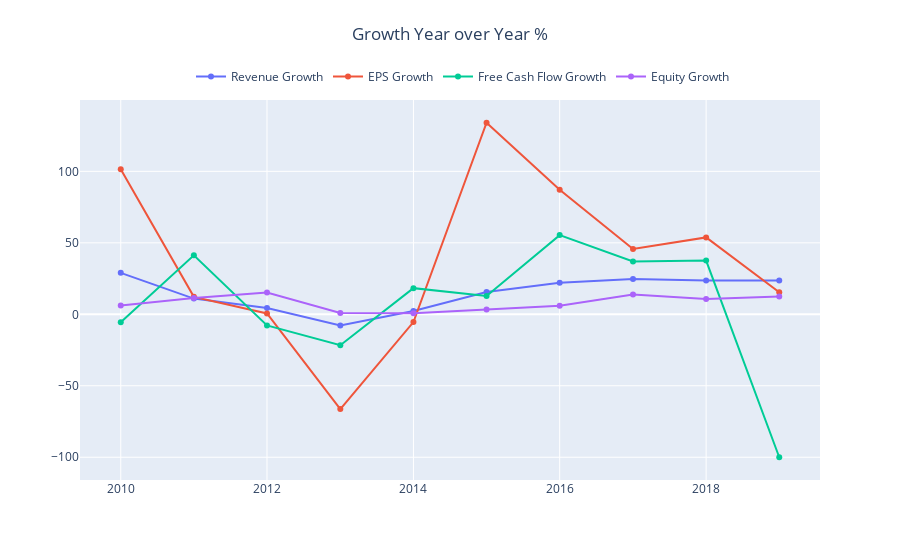

Notebook code cell kept with this figure:
### Markdown cell above
# Add plots to the figure with loop

### Code cell
import plotly.graph_objects as go

fig = go.Figure()

for column in analysis_columns:
    fig.add_trace(go.Scatter(y=df[column], x=df.index, name=column))

fig.update_layout(legend_orientation="h")
fig.update_layout(legend={'x':.15, 'y':1.1})
fig.update_layout(title={'text': "Growth Year over Year %", 'y':0.95, 'x':0.5})
fig.show()

### Figure 1 — Plotly figure (JSON) as saved in the notebook; plotly's stock layout.template omitted (floating-point values rounded to 4 significant figures)
{"data": [{"name": "Revenue Growth", "type": "scatter", "x": ["2010-01-01T00:00:00", "2011-01-01T00:00:00", "2012-01-01T00:00:00", "2013-01-01T00:00:00", "2014-01-01T00:00:00", "2015-01-01T00:00:00", "2016-01-01T00:00:00", "2017-01-01T00:00:00", "2018-01-01T00:00:00", "2019-01-01T00:00:00"], "y": [29, 11, 4.4, -7.9, 2.3, 15.6, 22.1, 24.7, 23.7, 23.7]}, {"name": "EPS Growth", "type": "scatter", "x": ["2010-01-01T00:00:00", "2011-01-01T00:00:00", "2012-01-01T00:00:00", "2013-01-01T00:00:00", "2014-01-01T00:00:00", "2015-01-01T00:00:00", "2016-01-01T00:00:00", "2017-01-01T00:00:00", "2018-01-01T00:00:00", "2019-01-01T00:00:00"], "y": [101.4, 12.2, 0.6, -66.3, -5.4, 134, 87.1, 45.7, 53.8, 15.4]}, {"name": "Free Cash Flow Growth", "type": "scatter", "x": ["2010-01-01T00:00:00", "2011-01-01T00:00:00", "2012-01-01T00:00:00", "2013-01-01T00:00:00", "2014-01-01T00:00:00", "2015-01-01T00:00:00", "2016-01-01T00:00:00", "2017-01-01T00:00:00", "2018-01-01T00:00:00", "2019-01-01T00:00:00"], "y": [-5.5, 41.3, -7.8, -21.6, 18.3, 12.8, 55.4, 37, 37.6, -100]}, {"name": "Equity Growth", "type": "scatter", "x": ["2010-01-01T00:00:00", "2011-01-01T00:00:00", "2012-01-01T00:00:00", "2013-01-01T00:00:00", "2014-01-01T00:00:00", "2015-01-01T00:00:00", "2016-01-01T00:00:00", "2017-01-01T00:00:00", "2018-01-01T00:00:00", "2019-01-01T00:00:00"], "y": [6.2, 11.4, 15.3, 0.9, 0.8, 3.3, 6, 13.9, 10.7, 12.5]}], "layout": {"legend": {"orientation": "h", "x": 0.15, "y": 1.1}, "title": {"text": "Growth Year over Year %", "x": 0.5, "y": 0.95}}}
